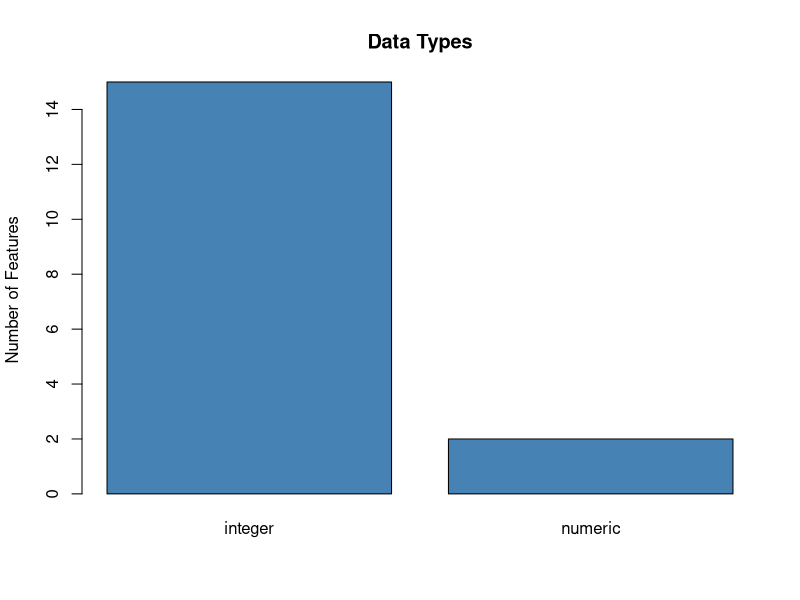
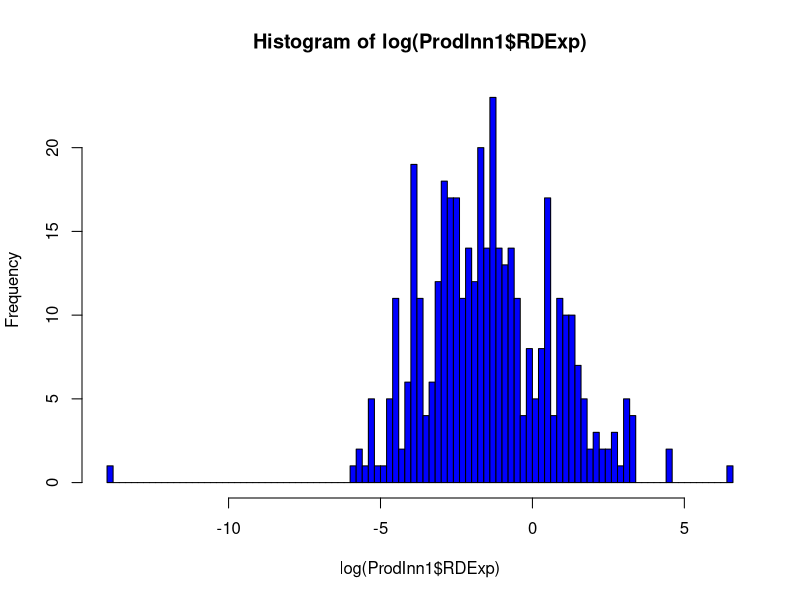
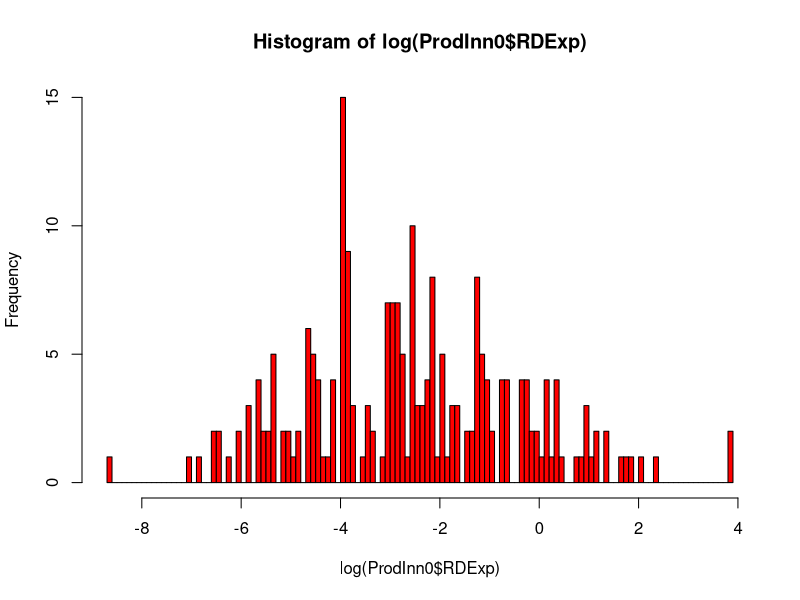

The R source for these figures, in order:
## ---- chunk 1
df <- read.csv(file="Assignment1_Data.csv")
## ---- chunk 2
data_types <- function(frame) {
  res <- lapply(frame, class)
  res_frame <- data.frame(unlist(res))
  barplot(table(res_frame), main="Data Types", col="steelblue", ylab="Number of Features")
}
data_types(df)
## ---- chunk 3
ProdInn1 <- df[(df$ProductInnovation==1),]
ProdInn0 <- df[(df$ProductInnovation==0),]

perc <- dim(ProdInn1)[1]/dim(df)[1]*100
cat(round(perc,2), "%")
## ---- chunk 4
# heavily skewed to the right
summary(ProdInn1$RDExp)
summary(ProdInn0$RDExp)
## ---- chunk 5
# Take the log of the data so the distribution can be visualized better

hist(log(ProdInn1$RDExp), breaks=100, col='blue')
hist(log(ProdInn0$RDExp), breaks=100, col='red')
## ---- chunk 6

# The RDExp of companies who did innovate has a different distribution from that of those who did not innovate
ks.test(log(ProdInn1$RDExp), log(ProdInn0$RDExp))
## ---- chunk 7
# Manufacturing innovation is not more common for companies that innovated their products/goods, versus companies that did not
cat(dim(ProdInn1[ProdInn1$ManufacturingInnovation==1,])[1]/dim(ProdInn1)[1]*100,"% product=1, manuf=1\n")
cat(dim(ProdInn1[ProdInn1$ManufacturingInnovation==0,])[1]/dim(ProdInn1)[1]*100,"% product=1, manuf=0\n")

cat(dim(ProdInn0[ProdInn1$ManufacturingInnovation==1,])[1]/dim(ProdInn0)[1]*100,"% product=0, manuf=1\n")
cat(dim(ProdInn0[ProdInn1$ManufacturingInnovation==0,])[1]/dim(ProdInn0)[1]*100,"% product=0, manuf=0\n")
## ---- chunk 8
# NrEmployees has missing values
colSums(is.na(df))
## ---- chunk 9
cat(mean(is.na(df))*100,"% of all data points are missing.\n")
cat(mean(is.na(df$NrEmployees))*100, "% of the NrEmployees column is missing.")
## ---- chunk 10
# Missingness is not related to any of the other variables in the dataset.
# Used 2-sample t-test to compare the mean of each variable of complete cases with that of incomplete cases

missing <- df[!complete.cases(df),]
complete <- df[complete.cases(df),]

for (i in colnames(df)){
  if(i!="NrEmployees"){
    print(i)
    print(t.test(missing[[i]],complete[[i]])$p.value)
  }
}
